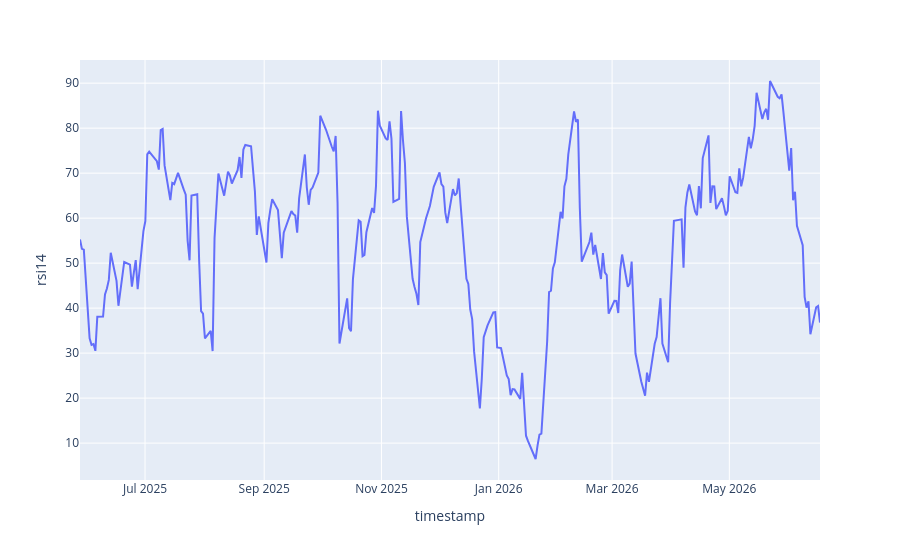

The cell this chart's notebook holds for it:
### Markdown cell above
Relative Strength er forholdet mellom gjennomsnittlig gevinst og gjennomsnittlig tap over en gitt periode. RS brukes som grunnlaget for beregning av Relative Strength Index (RSI):

$$
RS=
\frac{
Average\ Gain
}
{
Average\ Loss
}
$$

<br>

En momentumindikator som måler styrken i nylige prisbevegelser. RSI brukes ofte til å identifisere overkjøpte og oversolgte markeder:

$$
RSI=
100-
\frac{100}{1+RS}
$$

<br>

F.eks:  
Kjøp når RSI < 30,  
Selg når RSI > 70

### Code cell
# prisendringer 
delta = df["close"].diff()

# gain and loss
gain = delta.where(delta > 0, 0)
loss = -delta.where(delta < 0, 0)

# avg gain / loss
avg_gain = gain.rolling(14).mean()
avg_loss = loss.rolling(14).mean()

rs = avg_gain / avg_loss

df["rsi14"] = 100 - (100 / (1 + rs))

px.line(df.reset_index().dropna(), "timestamp", "rsi14")

### Figure 1 — Plotly figure (JSON) as saved in the notebook; plotly's stock layout.template omitted (floating-point values rounded to 4 significant figures; data arrays with more than 128 entries replaced by an {"elided": "..."} marker saying what was removed)
{"data": [{"hovertemplate": "timestamp=%{x}<br>rsi14=%{y}<extra></extra>", "legendgroup": "", "line": {"color": "#636efa", "dash": "solid"}, "marker": {"symbol": "circle"}, "mode": "lines", "name": "", "orientation": "v", "showlegend": false, "type": "scatter", "x": {"elided": "266 str values"}, "xaxis": "x", "y": {"elided": "266 float values"}, "yaxis": "y"}], "layout": {"legend": {"tracegroupgap": 0}, "margin": {"t": 60}, "xaxis": {"anchor": "y", "domain": [0, 1], "title": {"text": "timestamp"}}, "yaxis": {"anchor": "x", "domain": [0, 1], "title": {"text": "rsi14"}}}}
